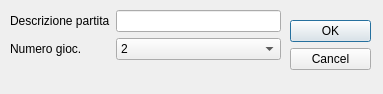
<?xml version="1.0" encoding="UTF-8"?>
<ui version="4.0">
 <class>OpenGameDialog</class>
 <widget class="QDialog" name="OpenGameDialog">
  <property name="geometry">
   <rect>
    <x>0</x>
    <y>0</y>
    <width>383</width>
    <height>94</height>
   </rect>
  </property>
  <property name="windowTitle">
   <string>Crea partita</string>
  </property>
  <property name="modal">
   <bool>true</bool>
  </property>
  <widget class="QDialogButtonBox" name="buttonBox">
   <property name="geometry">
    <rect>
     <x>290</x>
     <y>20</y>
     <width>81</width>
     <height>241</height>
    </rect>
   </property>
   <property name="orientation">
    <enum>Qt::Vertical</enum>
   </property>
   <property name="standardButtons">
    <set>QDialogButtonBox::Cancel|QDialogButtonBox::Ok</set>
   </property>
  </widget>
  <widget class="QWidget" name="formLayoutWidget">
   <property name="geometry">
    <rect>
     <x>10</x>
     <y>10</y>
     <width>271</width>
     <height>71</height>
    </rect>
   </property>
   <layout class="QFormLayout" name="formLayout">
    <item row="0" column="0">
     <widget class="QLabel" name="label">
      <property name="text">
       <string>Descrizione partita</string>
      </property>
     </widget>
    </item>
    <item row="0" column="1">
     <widget class="QLineEdit" name="lineEdit"/>
    </item>
    <item row="1" column="0">
     <widget class="QLabel" name="label_2">
      <property name="text">
       <string>Numero gioc.</string>
      </property>
     </widget>
    </item>
    <item row="1" column="1">
     <widget class="QComboBox" name="comboBox">
      <item>
       <property name="text">
        <string>2</string>
       </property>
      </item>
      <item>
       <property name="text">
        <string>4</string>
       </property>
      </item>
     </widget>
    </item>
   </layout>
  </widget>
 </widget>
 <resources/>
 <connections>
  <connection>
   <sender>buttonBox</sender>
   <signal>accepted()</signal>
   <receiver>OpenGameDialog</receiver>
   <slot>accept()</slot>
   <hints>
    <hint type="sourcelabel">
     <x>248</x>
     <y>254</y>
    </hint>
    <hint type="destinationlabel">
     <x>157</x>
     <y>274</y>
    </hint>
   </hints>
  </connection>
  <connection>
   <sender>buttonBox</sender>
   <signal>rejected()</signal>
   <receiver>OpenGameDialog</receiver>
   <slot>reject()</slot>
   <hints>
    <hint type="sourcelabel">
     <x>316</x>
     <y>260</y>
    </hint>
    <hint type="destinationlabel">
     <x>286</x>
     <y>274</y>
    </hint>
   </hints>
  </connection>
 </connections>
</ui>
